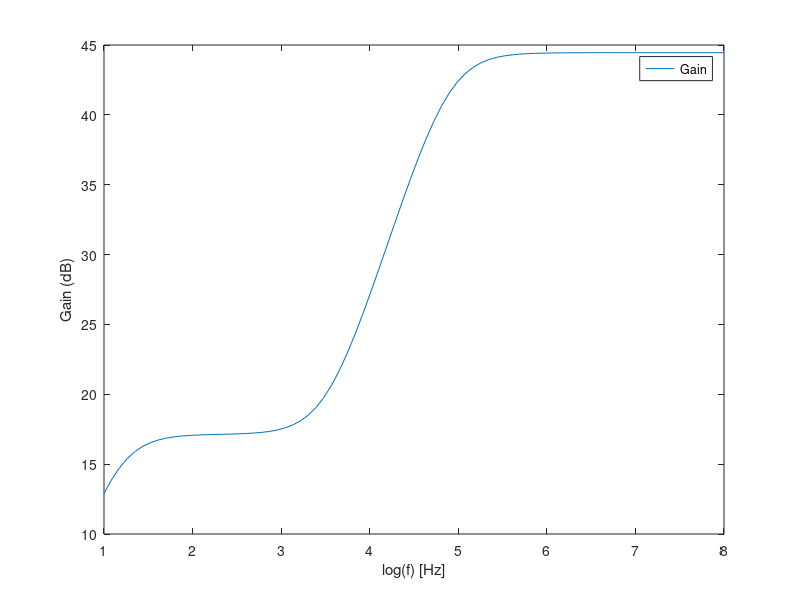

This figure's MATLAB source:
%gain stage

%valores a mudar
RE_1=80
RE2=100
RC1=1000
RB1=80000
RB2=20000
RS=100
C1=1E-3
C2=0.6E-6
C3=1E-3

VT=25e-3 %termal voltage
BFN=178.7
VAFN=69.7
VBEON=0.7
VCC=12
RE1=100

%gain stage - operating point   
RB=1/(1/RB1+1/RB2)
VEQ=RB2/(RB1+RB2)*VCC
IB1=(VEQ-VBEON)/(RB+(1+BFN)*RE1)
IC1=BFN*IB1
IE1=(1+BFN)*IB1
VE1=RE1*IE1
VO1=VCC-RC1*IC1
VCE=VO1-VE1


gm1=IC1/VT
rpi1=BFN/gm1
ro1=VAFN/IC1

RSB=RB*RS/(RB+RS)

AV1 = RSB/RS * RC1*(RE1-gm1*rpi1*ro1)/((ro1+RC1+RE1)*(RSB+rpi1+RE1)+gm1*RE1*ro1*rpi1 - RE1^2)
AVI_DB = 20*log10(abs(AV1))
AV1simple = RB/(RB+RS) * gm1*RC1/(1+gm1*RE1)
AVIsimple_DB = 20*log10(abs(AV1simple))

RE1=0
AV1 = RSB/RS * RC1*(RE1-gm1*rpi1*ro1)/((ro1+RC1+RE1)*(RSB+rpi1+RE1)+gm1*RE1*ro1*rpi1 - RE1^2)
AVI_DB = 20*log10(abs(AV1))
AV1simple =  - RSB/RS * gm1*RC1/(1+gm1*RE1)
AVIsimple_DB = 20*log10(abs(AV1simple))

RE1=RE_1
ZI1 = 1/(1/RB+1/(((ro1+RC1+RE1)*(rpi1+RE1)+gm1*RE1*ro1*rpi1 - RE1^2)/(ro1+RC1+RE1)))
ZX = ro1*((RSB+rpi1)*RE1/(RSB+rpi1+RE1))/(1/(1/ro1+1/(rpi1+RSB)+1/RE1+gm1*rpi1/(rpi1+RSB)))
ZX = ro1*(   1/RE1+1/(rpi1+RSB)+1/ro1+gm1*rpi1/(rpi1+RSB)  )/(   1/RE1+1/(rpi1+RSB) ) 
ZO1 = 1/(1/ZX+1/RC1)

RE1=0
ZI1 = 1/(1/RB+1/(((ro1+RC1+RE1)*(rpi1+RE1)+gm1*RE1*ro1*rpi1 - RE1^2)/(ro1+RC1+RE1)))
ZO1 = 1/(1/ro1+1/RC1)


tab=fopen("gainstage.tex","w");

fprintf(tab, "Gain & %fdB \\\\ \\hline \n", AVI_DB);
fprintf(tab, "Input Impedance & %f \\\\ \\hline \n", ZI1);
fprintf(tab, "Output Impedance & %f \\\\ \\hline \n", ZO1);

fclose(tab);

%ouput stage
BFP = 227.3
VAFP = 37.2
VEBON = 0.7
VI2 = VO1
IE2 = (VCC-VEBON-VI2)/RE2
IC2 = BFP/(BFP+1)*IE2
VO2 = VCC - RE2*IE2

gm2 = IC2/VT
go2 = IC2/VAFP
gpi2 = gm2/BFP
ge2 = 1/RE2

rpi2=1/gpi2
ro2=1/go2

AV2 = gm2/(gm2+gpi2+go2+ge2)
AV2_DB = 20*log10(abs(AV2))
ZI2 = (gm2+gpi2+go2+ge2)/gpi2/(gpi2+go2+ge2)
ZO2 = 1/(gm2+gpi2+go2+ge2)


tab=fopen("outputstage.tex","w");

fprintf(tab, "Gain & %fdB \\\\ \\hline \n", AV2_DB);
fprintf(tab, "Input Impedance & %f \\\\ \\hline \n", ZI2);
fprintf(tab, "Output Impedance & %f \\\\ \\hline \n", ZO2);

fclose(tab);

%total
gB = 1/(1/gpi2+ZO1)
AV = (gB+gm2/gpi2*gB)/(gB+ge2+go2+gm2/gpi2*gB)*AV1
AV_DB = 20*log10(abs(AV))
ZI=ZI1
ZO=1/(go2+gm2/gpi2*gB+ge2+gB)

tab=fopen("total.tex","w");

fprintf(tab, "Gain & %fdB \\\\ \\hline \n", AV_DB);
fprintf(tab, "Input Impedance & %f \\\\ \\hline \n", ZI);
fprintf(tab, "Output Impedance & %f \\\\ \\hline \n", ZO);

fclose(tab);

%%%%%%%frequency response

f = logspace(1,8,80);

RE1=RE_1
Load=8%ohm
vin=0.01

gain=zeros(1,80);
gainDB=zeros(1,80);
for i=1:1:80
 
w=2*pi*f(i)

ZC1=1./j/w/C1 %input capacitor
ZC2=1./j/w/C2 %RE capacitor
ZC3=1./j/w/C3 %final coupling capacitor 

ZE=1/(1/ZC2+1/RE1)
Zeqf=1/(1/RE2+1/(ZC3+Load))

A=[
RS+ZC1+RB,-RB,0,0,0,0,0;
-RB,RB+rpi1+ZE,0,-ZE,0,0,0;
0,gm1*rpi1,1,0,0,0,0;
0,-ZE,-ro1,ZE+ro1+RC1,-RC1,0,0;
0,0,0,-RC1,RC1+rpi2+Zeqf,-Zeqf,0;
0,0,0,0,-Zeqf,Zeqf+ro2,-ro2;
0,0,0,0,gm2*rpi2,0,1;]; 

B=[vin;0;0;0;0;0;0];

I=A\B

Vout=(I(6)-I(5))*Zeqf

gain(i)=Vout*Load/(Load+ZC3)/vin;
gainDB(i)=20*log10(gain(i));
  endfor

a=figure();
F=log10(f);
plot(F,gainDB,"");
legend("Gain");
xlabel("log(f) [Hz]");
ylabel("Gain (dB)");
print(a,"frequencyresponse.eps","-depsc");
  
